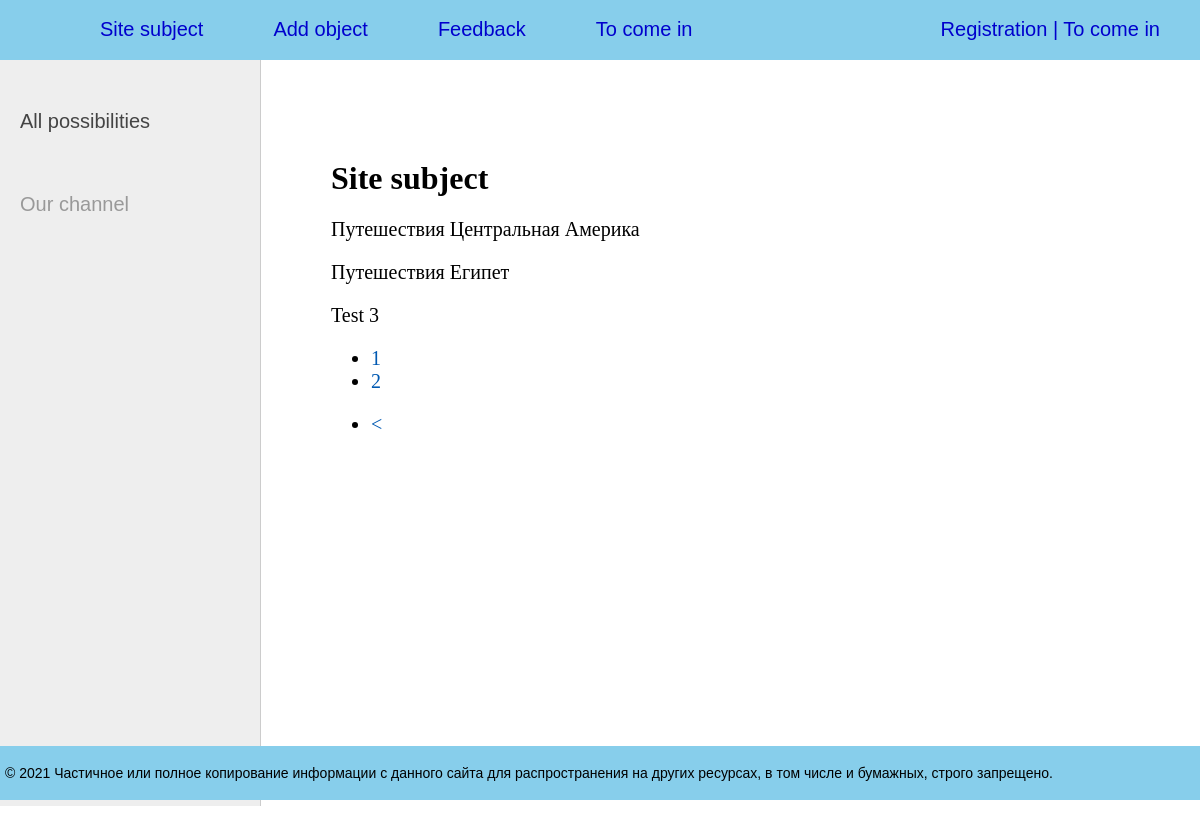
Before: /about/?page=3 with the older database file.
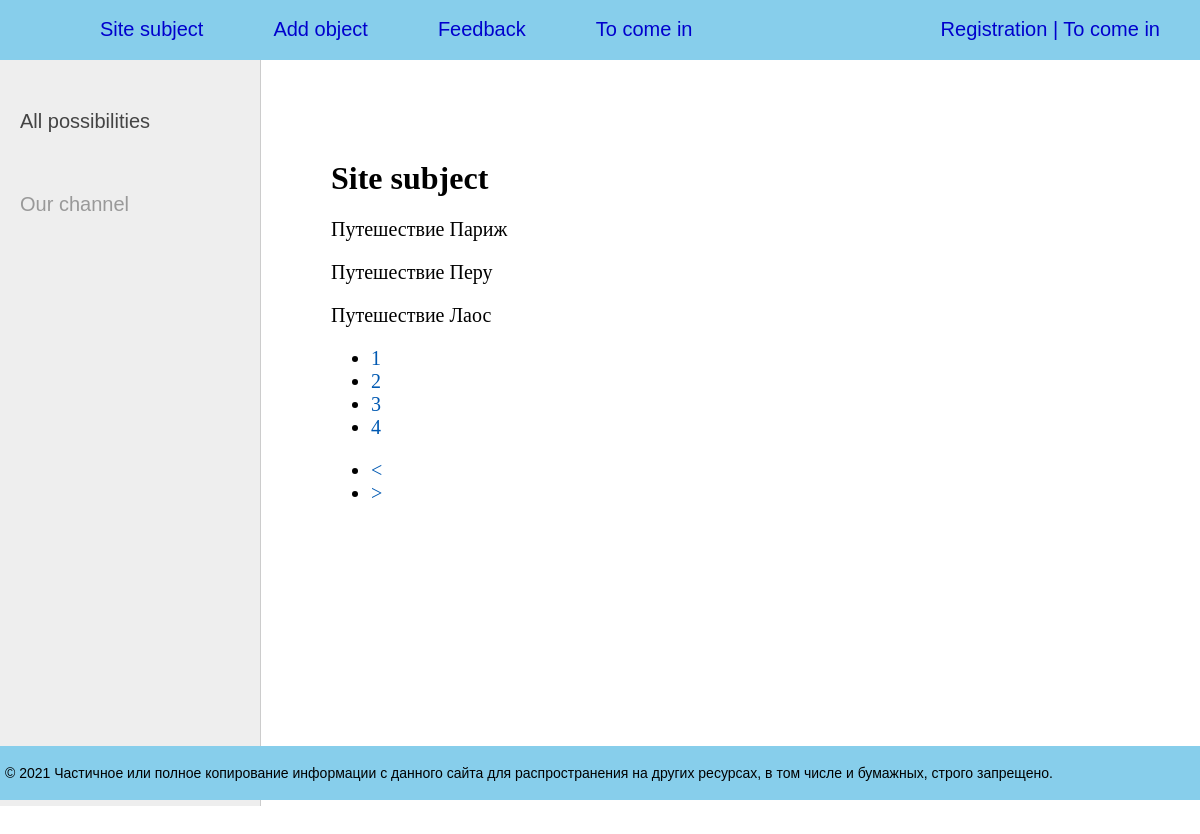
After: the same page with the newer database file.
### object/models.py (models this page shows, shortened)
class Object(models.Model):
    title = models.CharField(max_length=300)
    content = models.TextField(blank=True)
    photo = models.ImageField(upload_to="photos/%Y/%m/%d/")
    time_create = models.DateTimeField(auto_now_add=True)
    time_update = models.DateTimeField(auto_now=True)
    is_published = models.BooleanField(default=True)
    cat = models.ForeignKey('Category', on_delete=models.PROTECT, null=True)
    def __str__(self):
        return self.title
    class Meta:
        verbose_name = 'Возможные направления'
        verbose_name_plural = 'Возможные направления'
        ordering = ['id']

### object/views.py (the view)
# urls.py: path('about/', about, name='about'),
def about(request):
    contact_list = Object.objects.all()
    paginator = Paginator(contact_list, 3)
    page_number = request.GET.get('page')
    page_obj = paginator.get_page(page_number)
    return render(request, 'object/about.html', {'page_obj': page_obj, 'menu': menu, 'title': 'Site subject'})

### object/templatetags/object_tags.py (called while the page is built)
@register.simple_tag()
def get_categories():
    return Category.objects.all()

### object/templates/object/about.html
{% extends 'object/base.html' %}
{% block content %}
<h1>{{title}}</h1>
{% for contact in page_obj %}
<p>{{ contact }}</p>
{% endfor %}
<nav>
    <ul>
        {% for p in page_obj.paginator.page_range %}
        <li>
            <a href="?page={{ p }}">{{ p }}</a>
        </li>
        {% endfor %}
    </ul>
</nav>
{% endblock %}

### object/templates/object/base.html (shortened to what this page needs)
{% load static %}
{% load object_tags %}
<!DOCTYPE html>
<html>
<head>
	<link rel="stylesheet"  href="{% static 'object/css/styles.css' %}" type="text/css" />
</head>
<body>
<table class="table-page" border=0 cellpadding="0" cellspacing="0">
<tr><td valign=top>
{% block mainmenu %}
		<div class="header">
			<ul id="mainmenu" class="mainmenu">
			<li class="logo"><a href="{% url 'home' %}"><div class="logo"></div></a></li>
{% for m in menu %}
			<li><a href="{% url m.url_name %}">{{m.title}}</a></li>
{% endfor %}
			{% if request.user.is_authenticated%}
			<li class="last"> {{user.username}} | <a href="{% url 'logout' %}">Out</a></li>
			{% else %}
			<li class="last"><a href="{% url 'register' %}">Registration</a> | <a href="{% url 'login' %}">To come in</a>
			{% endif %}
			</li>
			</ul>
		</div>
{% endblock mainmenu %}
<table class="table-content" border=0 cellpadding="0" cellspacing="0">
<tr>
	<td valign="top" class="left-chapters">
		{% get_categories as categories %}
	<ul id="leftchapters">
{% if cat_selected == 0 %}
		<li class="selected">All possibilities</li>
{% else %}
		<li><a href="{% url 'home' %}">All possibilities</a></li>
{% endif %}
		<li class="share">
		<p>Our channel</p>
		<a class="share-yt" href="https://www.youtube.com/channel/#" target="_blank" rel="nofollow"></a>
		</li>
	</ul>
</td>
<td valign="top" class="content">
	<div class="content-text">
{% block content %}
{% endblock %}
{% if page_obj.has_other_pages %}
<nav class="list-pages">
    <ul>
{% if page_obj.has_previous %}
<li class="page-num">
         <a href="?page={{ page_obj.previous_page_number }}">&lt;</a>
</li>
{% endif %}
{% if page_obj.has_next %}
<li class="page-num">
         <a href="?page={{ page_obj.next_page_number }}">&gt;</a>
</li>
{% endif %}
    </ul>
</nav>
{% endif %}
	</div>
</td></tr></table>
</td></tr>
<tr><td valign=top>
	<div id="footer">
		<p>&copy; 2021 Частичное или полное копирование информации с данного сайта для распространения на других ресурсах, в том числе и бумажных, строго запрещено.</p>
	</div>
</td></tr></table>
</body>
</html>

### object/ static/object/css/styles.css (style rules this page uses)
html, body { font-family: 'Arial'; margin: 0; padding: 0; height: 100%; width: 100%; color: #5F9EA0; }
a { color: #0059b2; text-decoration: none; }
.table-page { width: 100%; height: 100%; vertical-align: top; }
.table-page tr { height: 100%; }
.header { background: #87CEEB; height: 60px; }
.logo { background: url('../images/logo.png') no-repeat 10px 5px; width: 70px; height: 60px; }
ul.mainmenu { list-style: none; margin: 0; padding: 0; height: 60px; color: #0000CD; font-size: 20px; overflow: hidden; }
ul.mainmenu li { float: left; margin: 18px 40px 0 30px; }
ul.mainmenu li.logo { margin: 0; }
ul.mainmenu li.last { float: right; }
ul.mainmenu li a { color: #0000CD; text-decoration: none; }
.table-content { width: 100%; min-height: 100%; height: 100%; }
.left-chapters { margin: 0; background: #eee; border-right: 1px solid #ccc; min-height: 100%; }
.left-chapters ul { width: 230px; min-height: 100%; margin: 0; padding: 20px 10px 10px 20px; list-style: none; font-size: 20px; }
.left-chapters ul li { margin: 30px 0 0 0; color: #999; }
.left-chapters ul li a { color: #444; text-decoration: none; }
.left-chapters ul li.share { margin: 60px 0 0 0; }
.left-chapters ul li.share p { margin: 30px 0 30px 0; }
.left-chapters ul li.share a { display: inline-block; width: 40px; height: 40px; margin: 0 20px 0 0; }
.left-chapters ul li.share a.share-yt { width: 100%; height: 30px; background: url('../images/share_yt.png') no-repeat 0 0 }
.content { padding: 40px 20px 20px 40px; width: 100%; box-sizing: border-box; }
.content-text { margin: 60px 0 0 30px; color: #000; font-size: 20px; font-family: Yandex Sans Display Light; }
.content-text h1 { font-size: 32px; }
#footer { box-sizing: border-box; background: #87CEEB; padding: 5px; color: #000000; font-size: 14px; font-family: Verdana, Geneva, Arial, Helvetica; text-align: left; overflow: hidden; }

Changed rows visible on the page:
no longer on this page (row unchanged): Object: title "Путешествия Центральная Америка"
no longer on this page (row unchanged): Object: title "Путешествия Египет"
no longer on this page (row unchanged): Object: title "Test 3"
added Object: title "Путешествие Париж"
added Object: title "Путешествие Перу"
added Object: title "Путешествие Лаос"
Other visible differences:
new list line: "3"
new list line: "4"
